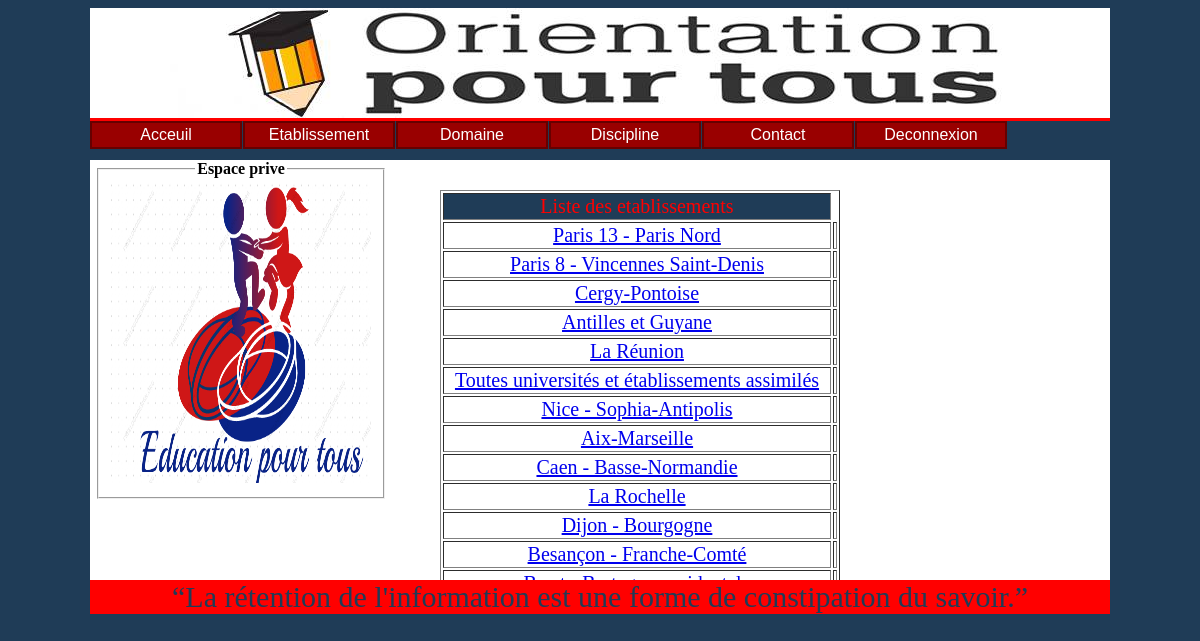
/etablissementconnecte.php, run on the app's committed database.
### tables this page shows
CREATE TABLE IF NOT EXISTS `etablissement` (
  `id_etablissement` varchar(8) NOT NULL DEFAULT '',
  `etablissement` varchar(60) DEFAULT NULL,
  `adresse` varchar(172) DEFAULT NULL,
  `telephone` varchar(17) DEFAULT NULL,
  `id_academie` varchar(3) DEFAULT NULL,
  PRIMARY KEY (`id_etablissement`)
);

### etablissementconnecte.php (the view, shortened to what this page needs)
<!DOCTYPE HTML>
<HTML>
<HEAD>
<link rel="stylesheet"    href="stylecss/mon.css"    type="text/css"    media="screen"    />
</HEAD>
<body>
<div id="entete">
</div>
<ul id="navigation">
  <li><a href="index.php" >Acceuil</a></li>
  <li><a href="etablissementconnecte.php" >Etablissement</a></li>
  <li><a href="domaineconecte.php" >Domaine</a></li>
  <li><a href="disciplineconecte.php" >Discipline</a></li>
  <li><a href="contacts.php" >Contact</a></li>
  <li><a href="deconnexion.php" >Deconnexion</a></li>
</ul>
<div id="bandeau">
<div id="connect">
<fieldset>
<legend align="center"><b>Espace prive</b></legend>
<img src="images/logo.png" alt= "log " />
</fieldset><br>
</div>
<div id="desc">
  <table class="table" border="1">
<tr><td style="background-color:#1F3C57;">Liste des etablissements</td></td></tr>
         <?php
            $bdd= new PDO('mysql:host=localhost;dbname=monbds;charset=utf8', 'root', '');
            $req="select id_etablissement,etablissement from etablissement";
            $rep = $bdd->query($req);
            while($liste=$rep->fetch())
            {
               echo '<tr>';
                echo '<td><a href="etablissementInfoconecte.php?id='.$liste['id_etablissement'].'">'.$liste['etablissement'].'<td></a>';
                echo '<br>';
               echo'</tr>';
            }
         ?>
</table>
</div>
</div>
<p class="pied">“La rétention de l'information est une forme de constipation du savoir.”</p>
</body>
</html>

### stylecss/mon.css (style rules this page uses)
html { background-color:#1F3C57; }
body { width:1020px; margin-left:auto; margin-right:auto; }
#entete { width:1020px; height:110px; border-bottom-color:#FF0000; border-bottom-style:solid; border-style:solid 3px red; background-image: url('../images/laa.jpg') }
#bandeau { width:1020px; margin-top:10px; height:420px; background-color:white; border-style:solid 3px red; overflow:auto; }
#connect { width:230px; height:300px; border-color:red; float:left; margin-left:5px; }
#desc { width:700px; height:300px; border-color:red; float:right; margin-left: 5px; margin-top: 0px; }
p { color:blue; font-family:Times New Roman; font-size:17px; }
.pied { background-color:red; text-align:center; color:#1F3C57; margin-top:0px; font-size:30px; }
.table { position:center; margin-top:30px; margin-left:30px; width:400px; text-align:center; font-size:20px; color:red; }
img { width:260px; height:300px; }
#navigation li { display: inline; }
#navigation { margin: 0 ; padding: 0 ; list-style: none ; text-align: center ; }
#navigation li { display: inline ; margin-right: 1px ; color: #fff ; background: #c00 ; }
#navigation li a { padding: 4px 20px ; background: #c00 ; color: #fff ; border: 1px solid #600 ; font: 1em "Trebuchet MS",Arial,sans-serif ; line-height: 1em ; text-align: center ; text-decoration: none ; }
#navigation li { float: left ; }
#navigation { margin-right: 0 ; padding: 0 ; list-style: 0 ; }
#navigation li { float: left ; width: 150px ; border: 1px solid #600 ; margin-right: 1px ; color: #fff ; background: #c00 ; }
#navigation li a { display: block ; background: #c00 ; color: #fff ; font: 1em "Trebuchet MS",Arial,sans-serif ; line-height: 1em ; padding: 4px 0 ; text-align: center ; }
#navigation { height: 1.8em ; }
#navigation li a { display: block ; background: #c00 url(lienNormal.png) left top no-repeat ; color: #fff ; font: 1em "Trebuchet MS",Arial,sans-serif ; line-height: 1em ; padding: 4px 0 ; text-align: center ; }
#navigation li a { display: block ; background: #900 url(lienCoulissant.png) left top no-repeat ; color: #fff ; font: 1em "Trebuchet MS",Arial,sans-serif ; line-height: 1em ; padding: 4px 0 ; text-align: center ; }

### data on the page
etablissement: etablissement "Paris 13 - Paris Nord"
etablissement: etablissement "Paris 8 - Vincennes Saint-Denis"
etablissement: etablissement "Cergy-Pontoise"
etablissement: etablissement "Antilles et Guyane"
etablissement: etablissement "La Réunion"
etablissement: etablissement "Toutes universités et établissements assimilés"
etablissement: etablissement "Nice - Sophia-Antipolis"
etablissement: etablissement "Aix-Marseille"
etablissement: etablissement "Caen - Basse-Normandie"
etablissement: etablissement "La Rochelle"
etablissement: etablissement "Dijon - Bourgogne"
etablissement: etablissement "Besançon - Franche-Comté"
